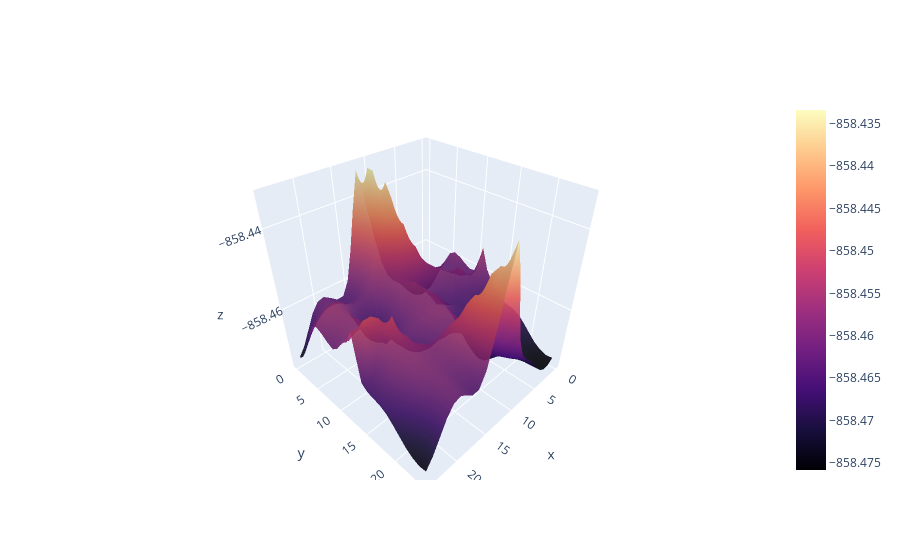

Notebook code cell kept with this figure:
### Markdown cell above
### Main

### Code cell
csv_files = get_csv(folder_path)  # obtain necessary csv files
csv_to_3d_matrices = csv_to_3d_matrix(folder_path, csv_files)   # convert csv files to matrix z = f(x,y)
# interpolated_matrices = [interpolate_matrix(matrix=matrix, scale_factor=10) for matrix in csv_to_3d_matrices]   # interpolate the matrices
plotted_heatmaps = plot_heatmap(csv_to_3d_matrices)

# print(csv_files)

### Figure 1 — Plotly figure (JSON) as saved in the notebook; plotly's stock layout.template omitted (floating-point values rounded to 4 significant figures; data arrays with more than 128 entries replaced by an {"elided": "..."} marker saying what was removed)
{"data": [{"colorscale": [[0, "#000004"], [0.1111, "#180f3d"], [0.2222, "#440f76"], [0.3333, "#721f81"], [0.4444, "#9e2f7f"], [0.5556, "#cd4071"], [0.6667, "#f1605d"], [0.7778, "#fd9668"], [0.8889, "#feca8d"], [1, "#fcfdbf"]], "name": "Surface", "opacity": 0.9, "type": "surface", "x": {"elided": "25x25 int values"}, "y": {"elided": "25x25 int values"}, "z": {"elided": "25x25 float values"}}], "layout": {}}
